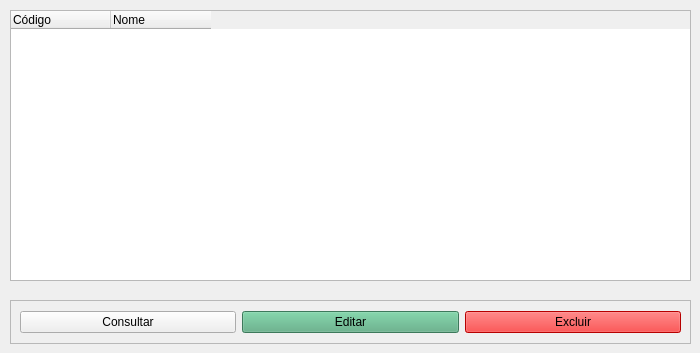
         <widget class="QWidget" name="tab_listarBancos">
          <attribute name="title">
           <string>Listar Bancos</string>
          </attribute>
          <widget class="QTableWidget" name="tableWidget_bancos">
           <property name="geometry">
            <rect>
             <x>10</x>
             <y>10</y>
             <width>681</width>
             <height>271</height>
            </rect>
           </property>
           <column>
            <property name="text">
             <string>Código</string>
            </property>
            <property name="textAlignment">
             <set>AlignLeading|AlignVCenter</set>
            </property>
           </column>
           <column>
            <property name="text">
             <string>Nome</string>
            </property>
            <property name="textAlignment">
             <set>AlignLeading|AlignVCenter</set>
            </property>
           </column>
          </widget>
          <widget class="QFrame" name="frame_listarBancos">
           <property name="geometry">
            <rect>
             <x>10</x>
             <y>300</y>
             <width>681</width>
             <height>44</height>
            </rect>
           </property>
           <property name="frameShape">
            <enum>QFrame::StyledPanel</enum>
           </property>
           <property name="frameShadow">
            <enum>QFrame::Raised</enum>
           </property>
           <layout class="QHBoxLayout" name="horizontalLayout">
            <item>
             <widget class="QPushButton" name="pushButton_consultarBanco">
              <property name="text">
               <string>Consultar</string>
              </property>
             </widget>
            </item>
            <item>
             <widget class="QPushButton" name="pushButton_editarBanco">
              <property name="styleSheet">
               <string notr="true">background-color: rgb(85, 170, 127);</string>
              </property>
              <property name="text">
               <string>Editar</string>
              </property>
             </widget>
            </item>
            <item>
             <widget class="QPushButton" name="pushButton_excluirBanco">
              <property name="styleSheet">
               <string notr="true">background-color: rgb(255, 0, 0);</string>
              </property>
              <property name="text">
               <string>Excluir</string>
              </property>
             </widget>
            </item>
           </layout>
          </widget>
         </widget>
